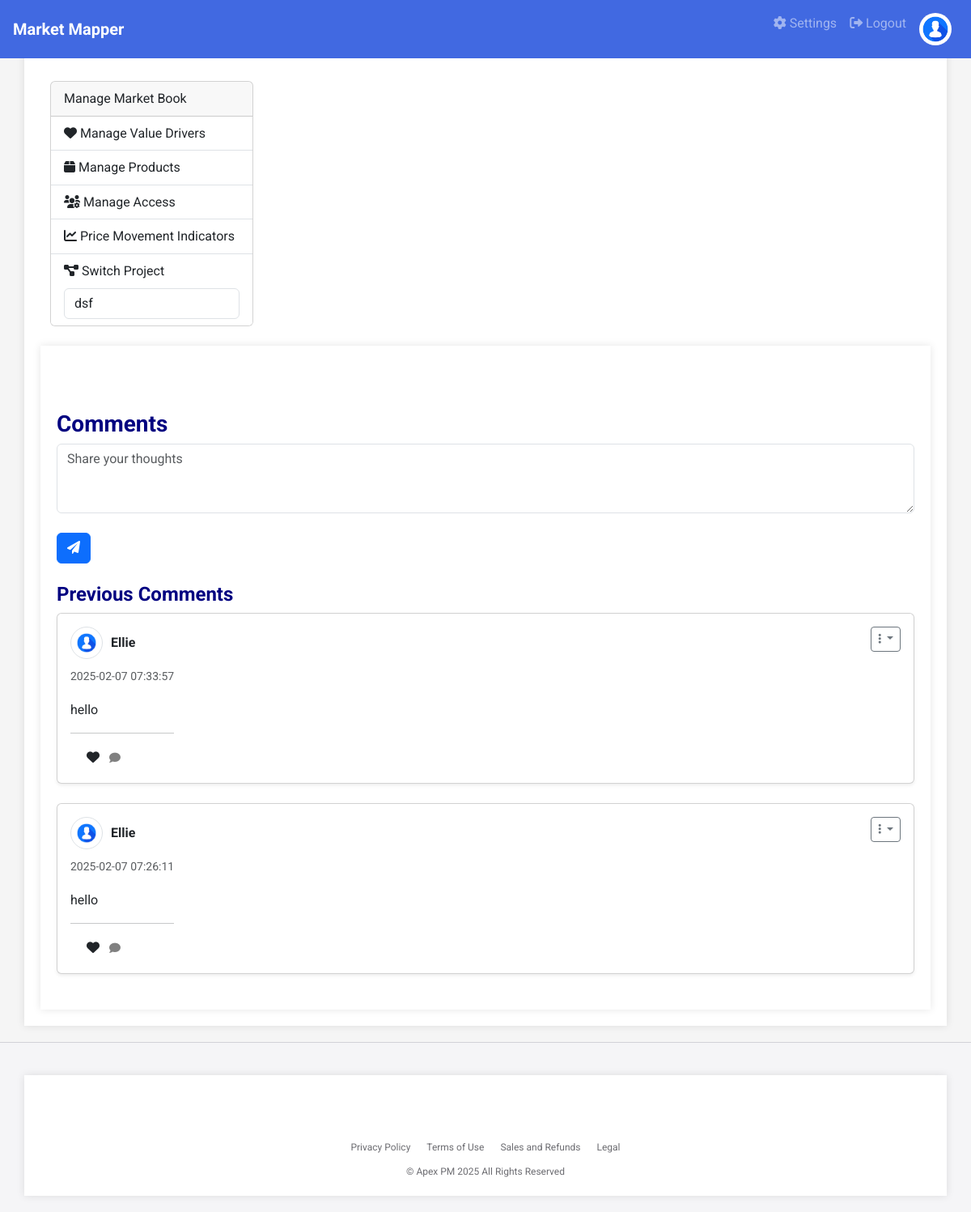
The page /manage/8/market_map (signed in) on the database its author committed.
### app.py (models this page shows, shortened)
class Comment(db.Model):
    id = db.Column(db.Integer, primary_key=True)
    note = db.Column(db.Text, nullable=False)
    date = db.Column(db.DateTime, default=datetime.utcnow)
    user_id = db.Column(db.Integer, db.ForeignKey('user.id'), nullable=False)
    project_id = db.Column(db.Integer, db.ForeignKey('project.id'), nullable=False)
    user = db.relationship('User', backref=db.backref('comments', lazy=True))  # Add this line!
    replies = db.relationship('Reply', cascade='all, delete-orphan', backref='comment')
    likes = db.relationship('Like', cascade='all, delete-orphan', backref='comment')

class User(db.Model, UserMixin):
    id = db.Column(db.Integer, primary_key=True)
    username = db.Column(db.String(20), unique=True, nullable=False)
    email = db.Column(db.String(120), unique=True, nullable=False)  # Added email field
    password_hash = db.Column(db.String(128), nullable=False)
    profile_image = db.Column(db.String(255), nullable=True)  # Add profile_image field
    role = db.Column(db.String(50), nullable=False)  # Add role field
    @property
    def profile_image_url(self):
        if self.profile_image:
            return url_for('static', filename='uploads/' + self.profile_image)
        return url_for('static', filename='uploads/default_profile.png')  # Default profile image

### app.py (the view, shortened to what this page needs)
@app.route('/manage/<int:project_id>/market_map', methods=['GET', 'POST'])
@login_required
def market_map(project_id):
    project = Project.query.get_or_404(project_id)
    if project.user_id != current_user.id and current_user not in project.shared_users:
        flash('You are not authorized to manage this project.', 'danger')
        return redirect(url_for('dashboard'))
    products = Product.query.filter_by(project_id=project_id).all()
    value_drivers = ValueDriver.query.filter_by(project_id=project_id).all()
    comments = Comment.query.filter_by(project_id=project_id).order_by(Comment.date.desc()).options(joinedload(Comment.user)).all()
    user_projects = Project.query.filter_by(user_id=current_user.id).all()
    shared_projects = Project.query.join(project_user).filter(
        project_user.c.user_id == current_user.id,
        project_user.c.status == 'accepted'
    ).all()
    projects = user_projects + shared_projects
    products_by_brand = defaultdict(list)
    for product in products:
        products_by_brand[product.brand_name].append(product)
    num_brands = len(products_by_brand)
    brand_colors = generate_colors(num_brands)
    brand_color_map = {brand: brand_colors[i] for i, brand in enumerate(products_by_brand)}
    scatter_data = []
    bar_chart_data = {}
    product_names = [product.product_name for product in products]
    value_driver_names = [vd.value_driver for vd in value_drivers] # Get Value Driver Names
    return render_template('market_map.html', project=project, scatter_data=scatter_data, bar_chart_data=bar_chart_data, value_driver_names=value_driver_names, product_names=product_names, brand_color_map=brand_color_map, comments=comments, value_drivers=value_drivers, projects=projects)

### app.py (called while the page is built)
@login_manager.user_loader
def load_user(user_id):
    return User.query.get(int(user_id))

def generate_colors(num_colors):
    colors = []
    for i in range(num_colors):
        hue = i * (360 / num_colors)
        colors.append(f"hsl({hue}, 70%, 60%)")
    return colors

### templates/market_map.html (shortened to what this page needs)
{% extends 'base.html' %}
{% block content %}
<div class="container-fluid">
    <div class="row">
        <div class="col-md-3">
            <div class="card">
                <div class="card-header">
                    Manage Market Book
                </div>
                <div class="list-group list-group-flush">
                    <a href="{{ url_for('value_drivers', project_id=project.id) }}" class="list-group-item list-group-item-action">
                        <i class="fas fa-heart"></i> Manage Value Drivers
                    </a>
                    <a href="{{ url_for('product_comparison', project_id=project.id) }}" class="list-group-item list-group-item-action">
                        <i class="fas fa-box"></i> Manage Products
                    </a>
                    <a href="{{ url_for('manage_access', project_id=project.id) }}" class="list-group-item list-group-item-action">
                        <i class="fas fa-users-cog"></i> Manage Access
                    </a>
                    <a href="{{ url_for('price_movement_indicators', project_id=project.id) }}" class="list-group-item list-group-item-action">
                        <i class="fas fa-chart-line"></i> Price Movement Indicators
                    </a>
                    <div class="list-group-item">
                        <label for="projectSwitch"><i class="fas fa-project-diagram"></i> Switch Project</label>
                        <select id="projectSwitch" class="form-control" onchange="switchProject()">
                            {% for proj in projects %}
                                <option value="{{ url_for('market_map', project_id=proj.id) }}" {% if proj.id == project.id %}selected{% endif %}>
                                    {{ proj.name }}
                                </option>
                            {% endfor %}
                        </select>
                    </div>
                </div>
            </div>
        </div>
        <div class="col-md-9">
        </div>
    </div>
</div>
<div class="container mt-4">
    <h2>Comments</h2>
    <form method="POST" action="{{ url_for('market_map', project_id=project.id) }}">
        <div class="form-group">
            <textarea class="form-control" id="note" name="note" rows="3" placeholder="Share your thoughts" required></textarea>
        </div>
        <button type="submit" class="btn btn-primary mt-2"><i class="fas fa-paper-plane"></i></button>
    </form>
    <h3 class="mt-4">Previous Comments</h3>
    <div class="row">
        {% for comment in comments %}
        <div class="col-md-12">
            <div class="card mb-4 shadow-sm">
                <div class="card-body">
                    <div class="d-flex justify-content-between">
                        <div>
                            <div class="d-flex align-items-center mb-2">
                                <img src="{{ comment.user.profile_image_url }}" alt="{{ comment.user.username }}'s profile image" class="img-thumbnail" style="width: 40px; height: 40px; border-radius: 50%; margin-right: 10px;">
                                <strong>{{ comment.user.username }}</strong>
                            </div>
                            <p class="card-text"><small class="text-muted">{{ comment.date.strftime('%Y-%m-%d %H:%M:%S') }}</small></p>
                            <p class="card-text">{{ comment.note }}</p>
                            <hr>
                            <form method="POST" action="{{ url_for('like_comment', project_id=project.id, comment_id=comment.id) }}" style="display:inline;">
                                <button type="submit" class="btn btn-sm" style="color: rgb(128, 128, 128); border: none;"></button>
                                    <i class="fas fa-heart"></i>
                            </form>
                            <button class="btn btn-sm" style="color: rgb(128, 128, 128); border: none;" data-toggle="collapse" data-target="#replyForm{{ comment.id }}" aria-expanded="false" aria-controls="replyForm{{ comment.id }}">
                                <i class="fas fa-comment"></i>
                            </button>
                        </div>
                        <div class="dropdown">
                            <button class="btn btn-sm btn-outline-secondary dropdown-toggle" type="button" id="dropdownMenuButton{{ comment.id }}" data-toggle="dropdown" aria-haspopup="true" aria-expanded="false">
                                <i class="fas fa-ellipsis-v"></i>
                            </button>
                        </div>
                    </div>
                </div>
            </div>
        </div>
        {% endfor %}
    </div>
</div>
{% endblock %}

### templates/base.html (style rules this page uses)
body { font-family: 'Roboto', sans-serif; background-color: #F5F5F5; color: #333333; line-height: 1.6; margin: 0; }
h1, h2, h3 { color: #000080; font-weight: 700; }
h2 { font-size: 28px; }
h3 { font-size: 24px; }
a { color: #4169E1; }
.container { background-color: #FFFFFF; padding: 20px; margin-top: 20px; box-shadow: 0 0 10px rgba(0,0,0,0.1); padding-top: 80px; }

### rows shown on the page
Comment: user.username "Ellie", date "2025-02-07 07:33:57", note "hello"
Comment: user.username "Ellie", date "2025-02-07 07:26:11", note "hello"

### other values the page prints
form field value "dsf"
